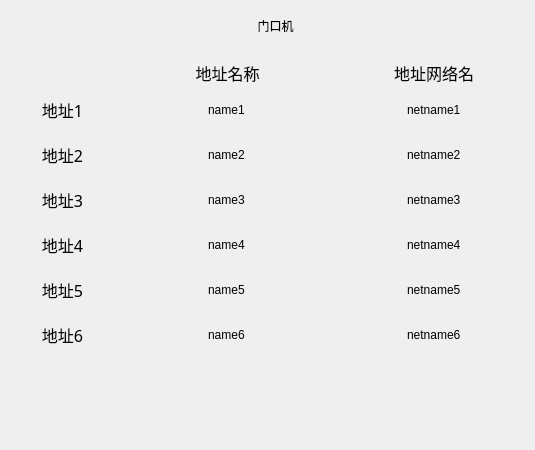
<?xml version="1.0" encoding="UTF-8"?>
<ui version="4.0">
 <class>DoorMachineDialog</class>
 <widget class="QDialog" name="DoorMachineDialog">
  <property name="geometry">
   <rect>
    <x>0</x>
    <y>0</y>
    <width>535</width>
    <height>450</height>
   </rect>
  </property>
  <property name="windowTitle">
   <string>Dialog</string>
  </property>
  <widget class="QFrame" name="frameDoorMachineSetting">
   <property name="geometry">
    <rect>
     <x>0</x>
     <y>0</y>
     <width>538</width>
     <height>450</height>
    </rect>
   </property>
   <property name="styleSheet">
    <string notr="true"/>
   </property>
   <property name="frameShape">
    <enum>QFrame::NoFrame</enum>
   </property>
   <property name="frameShadow">
    <enum>QFrame::Raised</enum>
   </property>
  </widget>
  <widget class="MyLineEdit" name="lineEditName1">
   <property name="geometry">
    <rect>
     <x>125</x>
     <y>87</y>
     <width>205</width>
     <height>45</height>
    </rect>
   </property>
   <property name="focusPolicy">
    <enum>Qt::ClickFocus</enum>
   </property>
   <property name="styleSheet">
    <string notr="true">border: 0px;
background-color: transparent;</string>
   </property>
   <property name="text">
    <string>name1</string>
   </property>
   <property name="maxLength">
    <number>49</number>
   </property>
   <property name="alignment">
    <set>Qt::AlignCenter</set>
   </property>
  </widget>
  <widget class="MyLineEdit" name="lineEditNetName5">
   <property name="geometry">
    <rect>
     <x>330</x>
     <y>267</y>
     <width>208</width>
     <height>45</height>
    </rect>
   </property>
   <property name="focusPolicy">
    <enum>Qt::ClickFocus</enum>
   </property>
   <property name="styleSheet">
    <string notr="true">border: 0px;
background-color: transparent;</string>
   </property>
   <property name="text">
    <string>netname5</string>
   </property>
   <property name="maxLength">
    <number>49</number>
   </property>
   <property name="alignment">
    <set>Qt::AlignCenter</set>
   </property>
  </widget>
  <widget class="MyLineEdit" name="lineEditNetName2">
   <property name="geometry">
    <rect>
     <x>330</x>
     <y>132</y>
     <width>208</width>
     <height>45</height>
    </rect>
   </property>
   <property name="focusPolicy">
    <enum>Qt::ClickFocus</enum>
   </property>
   <property name="styleSheet">
    <string notr="true">border: 0px;
background-color: transparent;</string>
   </property>
   <property name="text">
    <string>netname2</string>
   </property>
   <property name="maxLength">
    <number>49</number>
   </property>
   <property name="alignment">
    <set>Qt::AlignCenter</set>
   </property>
  </widget>
  <widget class="QLabel" name="label_DoorMachine_7">
   <property name="geometry">
    <rect>
     <x>0</x>
     <y>267</y>
     <width>125</width>
     <height>45</height>
    </rect>
   </property>
   <property name="font">
    <font>
     <family>AlArabiya</family>
     <pointsize>12</pointsize>
    </font>
   </property>
   <property name="layoutDirection">
    <enum>Qt::LeftToRight</enum>
   </property>
   <property name="text">
    <string>地址5</string>
   </property>
   <property name="alignment">
    <set>Qt::AlignCenter</set>
   </property>
  </widget>
  <widget class="MyLineEdit" name="lineEditName3">
   <property name="geometry">
    <rect>
     <x>125</x>
     <y>177</y>
     <width>205</width>
     <height>45</height>
    </rect>
   </property>
   <property name="focusPolicy">
    <enum>Qt::ClickFocus</enum>
   </property>
   <property name="styleSheet">
    <string notr="true">border: 0px;
background-color: transparent;</string>
   </property>
   <property name="text">
    <string>name3</string>
   </property>
   <property name="maxLength">
    <number>49</number>
   </property>
   <property name="alignment">
    <set>Qt::AlignCenter</set>
   </property>
  </widget>
  <widget class="QLabel" name="label_DoorMachine_8">
   <property name="geometry">
    <rect>
     <x>0</x>
     <y>312</y>
     <width>125</width>
     <height>45</height>
    </rect>
   </property>
   <property name="font">
    <font>
     <family>AlArabiya</family>
     <pointsize>12</pointsize>
    </font>
   </property>
   <property name="layoutDirection">
    <enum>Qt::LeftToRight</enum>
   </property>
   <property name="text">
    <string>地址6</string>
   </property>
   <property name="alignment">
    <set>Qt::AlignCenter</set>
   </property>
  </widget>
  <widget class="MyLineEdit" name="lineEditNetName1">
   <property name="geometry">
    <rect>
     <x>330</x>
     <y>87</y>
     <width>208</width>
     <height>45</height>
    </rect>
   </property>
   <property name="focusPolicy">
    <enum>Qt::ClickFocus</enum>
   </property>
   <property name="styleSheet">
    <string notr="true">border: 0px;
background-color: transparent;</string>
   </property>
   <property name="text">
    <string>netname1</string>
   </property>
   <property name="maxLength">
    <number>49</number>
   </property>
   <property name="alignment">
    <set>Qt::AlignCenter</set>
   </property>
  </widget>
  <widget class="QLabel" name="label_DoorMachine_5">
   <property name="geometry">
    <rect>
     <x>0</x>
     <y>177</y>
     <width>125</width>
     <height>45</height>
    </rect>
   </property>
   <property name="font">
    <font>
     <family>AlArabiya</family>
     <pointsize>12</pointsize>
    </font>
   </property>
   <property name="layoutDirection">
    <enum>Qt::LeftToRight</enum>
   </property>
   <property name="text">
    <string>地址3</string>
   </property>
   <property name="alignment">
    <set>Qt::AlignCenter</set>
   </property>
  </widget>
  <widget class="QLabel" name="label_DoorMachine_2">
   <property name="geometry">
    <rect>
     <x>125</x>
     <y>50</y>
     <width>205</width>
     <height>45</height>
    </rect>
   </property>
   <property name="font">
    <font>
     <family>AlArabiya</family>
     <pointsize>12</pointsize>
    </font>
   </property>
   <property name="layoutDirection">
    <enum>Qt::LeftToRight</enum>
   </property>
   <property name="text">
    <string>地址名称</string>
   </property>
   <property name="alignment">
    <set>Qt::AlignCenter</set>
   </property>
  </widget>
  <widget class="MyLineEdit" name="lineEditNetName4">
   <property name="geometry">
    <rect>
     <x>330</x>
     <y>222</y>
     <width>208</width>
     <height>45</height>
    </rect>
   </property>
   <property name="focusPolicy">
    <enum>Qt::ClickFocus</enum>
   </property>
   <property name="styleSheet">
    <string notr="true">border: 0px;
background-color: transparent;</string>
   </property>
   <property name="text">
    <string>netname4</string>
   </property>
   <property name="maxLength">
    <number>49</number>
   </property>
   <property name="alignment">
    <set>Qt::AlignCenter</set>
   </property>
  </widget>
  <widget class="QLabel" name="label_DoorMachine_6">
   <property name="geometry">
    <rect>
     <x>0</x>
     <y>222</y>
     <width>125</width>
     <height>45</height>
    </rect>
   </property>
   <property name="font">
    <font>
     <family>AlArabiya</family>
     <pointsize>12</pointsize>
    </font>
   </property>
   <property name="layoutDirection">
    <enum>Qt::LeftToRight</enum>
   </property>
   <property name="text">
    <string>地址4</string>
   </property>
   <property name="alignment">
    <set>Qt::AlignCenter</set>
   </property>
  </widget>
  <widget class="MyLineEdit" name="lineEditName5">
   <property name="geometry">
    <rect>
     <x>125</x>
     <y>267</y>
     <width>205</width>
     <height>45</height>
    </rect>
   </property>
   <property name="focusPolicy">
    <enum>Qt::ClickFocus</enum>
   </property>
   <property name="styleSheet">
    <string notr="true">border: 0px;
background-color: transparent;</string>
   </property>
   <property name="text">
    <string>name5</string>
   </property>
   <property name="maxLength">
    <number>49</number>
   </property>
   <property name="alignment">
    <set>Qt::AlignCenter</set>
   </property>
  </widget>
  <widget class="MyLineEdit" name="lineEditNetName6">
   <property name="geometry">
    <rect>
     <x>330</x>
     <y>312</y>
     <width>208</width>
     <height>45</height>
    </rect>
   </property>
   <property name="focusPolicy">
    <enum>Qt::ClickFocus</enum>
   </property>
   <property name="styleSheet">
    <string notr="true">border: 0px;
background-color: transparent;</string>
   </property>
   <property name="text">
    <string>netname6</string>
   </property>
   <property name="maxLength">
    <number>49</number>
   </property>
   <property name="alignment">
    <set>Qt::AlignCenter</set>
   </property>
  </widget>
  <widget class="QLabel" name="label_title">
   <property name="geometry">
    <rect>
     <x>20</x>
     <y>0</y>
     <width>511</width>
     <height>51</height>
    </rect>
   </property>
   <property name="styleSheet">
    <string notr="true"/>
   </property>
   <property name="text">
    <string>门口机</string>
   </property>
   <property name="alignment">
    <set>Qt::AlignCenter</set>
   </property>
  </widget>
  <widget class="QLabel" name="label_DoorMachine_3">
   <property name="geometry">
    <rect>
     <x>330</x>
     <y>50</y>
     <width>208</width>
     <height>45</height>
    </rect>
   </property>
   <property name="font">
    <font>
     <family>AlArabiya</family>
     <pointsize>12</pointsize>
    </font>
   </property>
   <property name="layoutDirection">
    <enum>Qt::LeftToRight</enum>
   </property>
   <property name="text">
    <string>地址网络名</string>
   </property>
   <property name="alignment">
    <set>Qt::AlignCenter</set>
   </property>
  </widget>
  <widget class="MyLineEdit" name="lineEditName6">
   <property name="geometry">
    <rect>
     <x>125</x>
     <y>312</y>
     <width>205</width>
     <height>45</height>
    </rect>
   </property>
   <property name="focusPolicy">
    <enum>Qt::ClickFocus</enum>
   </property>
   <property name="styleSheet">
    <string notr="true">border: 0px;
background-color: transparent;</string>
   </property>
   <property name="text">
    <string>name6</string>
   </property>
   <property name="maxLength">
    <number>49</number>
   </property>
   <property name="alignment">
    <set>Qt::AlignCenter</set>
   </property>
  </widget>
  <widget class="MyLineEdit" name="lineEditNetName3">
   <property name="geometry">
    <rect>
     <x>330</x>
     <y>177</y>
     <width>208</width>
     <height>45</height>
    </rect>
   </property>
   <property name="focusPolicy">
    <enum>Qt::ClickFocus</enum>
   </property>
   <property name="styleSheet">
    <string notr="true">border: 0px;
background-color: transparent;</string>
   </property>
   <property name="text">
    <string>netname3</string>
   </property>
   <property name="maxLength">
    <number>49</number>
   </property>
   <property name="alignment">
    <set>Qt::AlignCenter</set>
   </property>
  </widget>
  <widget class="QLabel" name="label_DoorMachine_4">
   <property name="geometry">
    <rect>
     <x>0</x>
     <y>132</y>
     <width>125</width>
     <height>45</height>
    </rect>
   </property>
   <property name="font">
    <font>
     <family>AlArabiya</family>
     <pointsize>12</pointsize>
    </font>
   </property>
   <property name="layoutDirection">
    <enum>Qt::LeftToRight</enum>
   </property>
   <property name="text">
    <string>地址2</string>
   </property>
   <property name="alignment">
    <set>Qt::AlignCenter</set>
   </property>
  </widget>
  <widget class="QLabel" name="label_DoorMachine_1">
   <property name="geometry">
    <rect>
     <x>0</x>
     <y>87</y>
     <width>125</width>
     <height>45</height>
    </rect>
   </property>
   <property name="font">
    <font>
     <family>AlArabiya</family>
     <pointsize>12</pointsize>
    </font>
   </property>
   <property name="layoutDirection">
    <enum>Qt::LeftToRight</enum>
   </property>
   <property name="text">
    <string>地址1</string>
   </property>
   <property name="alignment">
    <set>Qt::AlignCenter</set>
   </property>
  </widget>
  <widget class="MyLineEdit" name="lineEditName4">
   <property name="geometry">
    <rect>
     <x>125</x>
     <y>222</y>
     <width>205</width>
     <height>45</height>
    </rect>
   </property>
   <property name="focusPolicy">
    <enum>Qt::ClickFocus</enum>
   </property>
   <property name="styleSheet">
    <string notr="true">border: 0px;
background-color: transparent;</string>
   </property>
   <property name="text">
    <string>name4</string>
   </property>
   <property name="maxLength">
    <number>49</number>
   </property>
   <property name="alignment">
    <set>Qt::AlignCenter</set>
   </property>
  </widget>
  <widget class="MyLineEdit" name="lineEditName2">
   <property name="geometry">
    <rect>
     <x>125</x>
     <y>132</y>
     <width>205</width>
     <height>45</height>
    </rect>
   </property>
   <property name="focusPolicy">
    <enum>Qt::ClickFocus</enum>
   </property>
   <property name="styleSheet">
    <string notr="true">border: 0px;
background-color: transparent;</string>
   </property>
   <property name="text">
    <string>name2</string>
   </property>
   <property name="maxLength">
    <number>49</number>
   </property>
   <property name="alignment">
    <set>Qt::AlignCenter</set>
   </property>
  </widget>
 </widget>
 <customwidgets>
  <customwidget>
   <class>MyLineEdit</class>
   <extends>QLineEdit</extends>
   <header>mylineedit.h</header>
  </customwidget>
 </customwidgets>
 <resources/>
 <connections/>
</ui>
